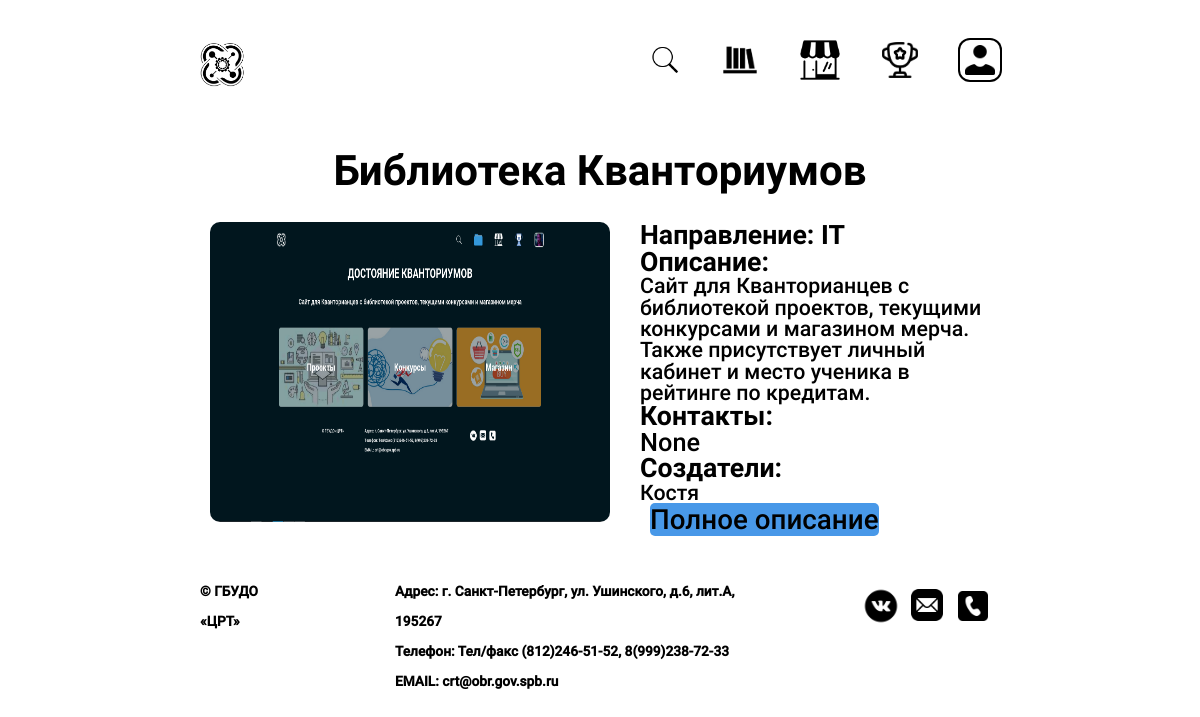
/project/1/, run on the app's committed database.
### base/models.py (models this page shows, shortened)
class Account(models.Model):
    name = models.CharField(max_length=80)
    description = models.CharField(max_length=200)
    photo = models.ImageField(upload_to='photos/%Y/%m/%d/')
    age = models.IntegerField()
    email = models.EmailField(max_length=200)
    time_created = models.DateTimeField(auto_now_add=True)
    rank = models.IntegerField(default=0)
    login = models.CharField(max_length=40)
    password = models.CharField(max_length=40)
    score = models.IntegerField(default=0)
    contact = models.CharField(max_length=80, null=True)
    size = models.CharField(max_length=10)
    projects = models.ManyToManyField(Project, null=True, blank=True)
    city = models.CharField(max_length=255, default="none")
    favorite = models.ManyToManyField(Competitions, null=True, blank=True)
    class Meta:
        unique_together = ('email', 'login', 'password', 'age', 'name')

class Project(models.Model):
    kvantumType = models.TextChoices('kvantumType',
                                     'VR IT MEDIA IND-DESIGN ENERGY BIO NEURO NANO HI-TECH GEO AERO IND-ROBO')
    name = models.CharField(max_length=200, verbose_name="Название")
    kvantum = models.CharField(choices=kvantumType.choices, max_length=10, verbose_name="Квантум")
    face = models.ImageField(upload_to='images/', verbose_name="Лицевое изображение")
    description = models.TextField(verbose_name="Описание проекта")
    image = models.ManyToManyField("Image", null=True, blank=True, verbose_name="Дополнительные изображения")
    creators = models.ManyToManyField("Account", verbose_name="Создатели проектов")
    PDFdescription = models.FileField(upload_to ='pdf/', validators =[FileExtensionValidator(allowed_extensions=['pdf'])], null=True, blank=True)
    contact = models.CharField(max_length=200, verbose_name="Контакты", null=True)

### base/views.py (the view)
# urls.py: path('project/<str:pk>/', views.project, name="project"),
def project(request, pk):
    if "id" in request.session:
        id_per = int(request.session['id'])
        type_acc = request.session['type']
        if type_acc=="teacher":
            tt = True
            account = Teacher.objects.get(id=id_per)
        else:
            tt = False
            account = Account.objects.get(id=id_per)
    else:
        tt = False
        id_per = 2
        account = Account.objects.get(id=id_per)
    project = Project.objects.get(id=pk)
    images = Image.objects.all()
    context = {'project': project,
               'images': images,
               'account': account,
               'type': tt}
    return render(request, 'base/project.html', context)

### base/templates/base/project.html (shortened to what this page needs)
{% extends 'main.html' %}
{% load static %}
{% block title %}{{project.name}}{% endblock title %}
{% block content %}
<div class="infoblock project" style="justify-content: left;">
    <img class="project_image" src="{{project.face.url}}"></img>
    <div class="infodiv">
        <p style="font-family: 'RobotoBold'; font-size: 20pt;" class="project-p">Направление: {{project.kvantum}}</p>
        <p style="font-family: 'RobotoBold'; font-size: 20pt;" class="project-p">Описание:</p>
        <p style="font-family: 'RobotoMedium'; font-size: 16pt;" class="project-p">{{project.description}}</p>
        <p style="font-family: 'RobotoBold'; font-size: 20pt;" class="project-p">Контакты: </p>
        <p style="font-family: 'RobotoMedium'; font-size: 19pt;" class="project-p">{{project.contact}}</p>
        <div class="contact">
            <p style="font-family: 'RobotoBold'; font-size: 20pt;" class="project-p">Создатели:</p>
            {% for creator in project.creators.all %}
                <a href="{% url 'projects_pricol' creator.login %}"><p style="font-family: 'RobotoMedium'; font-size: 16pt;">{{creator.name}}</p></a>
            {% endfor %}
        </div>
        <button style = "margin-left: 10px; background-color: #4898e8; border-radius: 5px;" type="button"><p style="font-family: 'RobotoMedium'; font-size: 16pt; "  class="project-p"><a href="{{project.PDFdescription.url}}"  target="_blank">Полное описание</a></p></button>
    </div>
</div>
{% endblock content %}

### templates/main.html (shortened to what this page needs)
<!DOCTYPE html>
{% load static %}
<head>
	<link href = "{% static 'fonts/stylesheet.css' %}" rel = "stylesheet" type = "text/css" >
	<link rel="stylesheet" type="text/css" href="{% static 'css/style.css' %}">
	<link rel="stylesheet" type="text/css" href="{% static 'css/style2.css' %}">
</head>
<body id="body">
	<div class="container">
		<header>
			<a href="{% url 'home' %}"><img src="{% static 'img/logo.svg' %}" class="logo"></a>
			<nav id="navbar" class="go_right">
				<div class="header__buttons">
					<form {% if competition %} action="{% url 'competitions' %}" {%else%} action="{% url 'projects' %}" {% endif %}method="get" class="search" id="search">
						<button style="height: 30px; width: 30px" type="button" id="search_button"><img src="{% static 'img/search.png' %}" style="height: 30px;"  alt=""></button>
					</form>
					<a href="/projects/"><img class="shop-avatar" style=" width: 40px; height: 40px;" src="{% static 'img/projects.svg'%}" alt="" srcset=""></a>
					<a href="/shop/"><img class="shop-avatar" style=" width: 40px; height: 40px;" src="{% static 'img/shop_icon.png'%}" alt="" srcset=""></a>
					<a href="/competitions/"><img class="shop-avatar" style=" width: 40px; height: 40px;" src="{% static 'img/competitions.svg'%}" alt="" srcset=""></a>
					<a href="/login/">
						{% if account.photo.url %}
							<img class="account-info__avatar" style="width: 40px; height: 40px; " src="{{account.photo.url}}" alt="" srcset="">
						{% else %}
							<img class="shop-avatar" style="width: 40px; height: 40px; box-shadow: 0 0 0 2px black;" src="{% static 'img/person.png' %}" alt="" srcset="">
						{% endif %}</a>
				</div>
			</nav>
			</header>
		<h1 class="heading" style="font-family: 'RobotoBold';">{% block title %}ПРОЕКТЫ КВАНТОРИАНЦЕВ{% endblock title %}</h1>
		{% block content %}
		{% endblock content %}
		{% include 'footer.html' %}
	</div>
</body>

### base/static/css/style.css (style rules this page uses)
button { background-color: #00000000; }
* { color: rgb(0, 0, 0); font-family: 'BankGothic RUSS'; font-weight: 500; font-style: normal; padding: 0; margin: 0; border: 0; }
*,*:before,*:after { -moz-box-sizing: border-box; -webkit-box-sizing: border-box; box-sizing: border-box; }
nav,footer,header,aside { display: block; }
html,body { background-color: rgb(255, 255, 255); height: 100%; width: 100%; font-size: 100%; line-height: 1; font-size: 14px; -ms-text-size-adjust: 100%; -moz-text-size-adjust: 100%; -webkit-text-size-adjust: 100%; }
input,button,textarea { font-family:inherit; }
button { cursor: pointer; }
a, a:visited { background-color: #00000000 ;text-decoration: none; }
img { vertical-align: top;pointer-events: none; }
h1,h2,h3,h4,h5,h6 { font-size:inherit;font-weight: 400; }
.container { margin: 10px 220px 0; }
header { justify-content: space-between; display: flex; padding: 20px 0 0 0; margin: 0; color: rgb(0, 0, 0); }
.logo { height: 113px; }
.header__buttons { display: flex; flex-direction: row; align-items: center; }
.header__buttons * { margin-left: calc(var(--index) * 1); }
.heading { background-color: rgba(0, 0, 0, 0); -webkit-animation-duration: 1s; animation-duration: 1s; -webkit-animation-fill-mode: both; animation-fill-mode: both; -webkit-animation-name: fadeOut; animation-name: fadeOut; padding-top: 50px; text-align: center; font-size: 3em; }
.project-p { font-size: 15pt; }
a { z-index: 7; opacity: 1; position: relative; background-color: rgba(0, 0, 0, 0); font-size: 130%; margin: 10px 0; }
p { background-color: rgba(0, 0, 0, 0); }
.infoblock { margin-top: 10px; display: flex; justify-content: center; flex-wrap: wrap; }
.project { -webkit-animation-duration: 1.2s; animation-duration: 1.2s; -webkit-animation-fill-mode: both; animation-fill-mode: both; -webkit-animation-name: fadeOut; animation-name: fadeOut; flex-wrap: nowrap; }
.infodiv { padding-top: 20px; width: 90%; }
@media (max-width: 1440px) { .container { margin: 10px 200px 0; } }
.project_image { width: 32%; height: 20%; min-width: 400px; min-height: 300px; margin: 20px 30px 10px 10px; border-radius: 10px; }

### base/static/css/style2.css (style rules this page uses)
* { padding: 0; margin: 0; box-sizing: border-box; font-family: 'RobotoMedium'; color: black; }
.logo { height: 50px; }
.heading { background-color: rgba(0, 0, 0, 0); -webkit-animation-duration: 1s; animation-duration: 1s; -webkit-animation-fill-mode: both; animation-fill-mode: both; -webkit-animation-name: fadeOut; animation-name: fadeOut; padding-top: 50px; text-align: center; font-size: 3em; }
.search { z-index: 9999; position: relative; left: 0; display: flex; align-items: center; transition: 0.4s; }
#search_button { transform: rotate(0deg); transition: 0.3s; margin-left: 0; }
.search > button > img { margin-left: 0; }
.account-info__avatar { box-shadow: 0 0 0 2px rgb(0, 0, 0); width: calc(var(--index) * 12); max-width: 300px; border-radius: 10px; }
.go_right { right: -100px !important; }
@media (max-width: 1440px) { .container { margin: 10px 200px 0; } }

### data on the page
Account: photo (picture)
Project: name "Библиотека Кванториумов", face (picture), kvantum "IT", description "Сайт для Кванторианцев c библиотекой проектов, текущими конкурсами и магазином мерча. Также присутствует личный кабинет и место ученика в рейтинге по кредитам.", contact "None"
Account: name "Костя"
